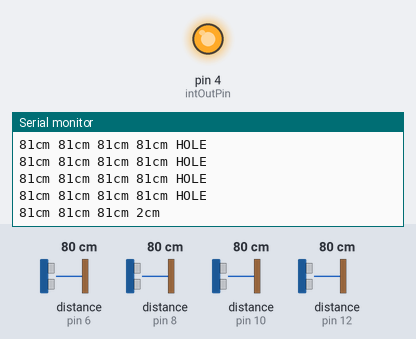
A sketch run on a simulated Arduino Uno, built with avr-gcc and run on an emulated ATmega328P. On the bench: output pins drawn as LEDs (lit = HIGH), the last lines printed to the serial monitor. The test bench sets the inputs (shaded band); at power-on: distance to the obstacle (sensors on pin 6, pin 8, pin 10, pin 12) 80 cm. The echo pulse lasts 58.3 µs per cm.

Above: at 1.2 s.
1.3 s: distance to the obstacle (sensor on pin 6) set to 2 cm
At 1.58 s:
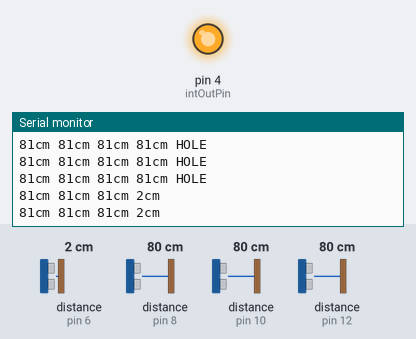
3.1 s: distance to the obstacle (sensor on pin 8) set to 2 cm
At 3.4 s:
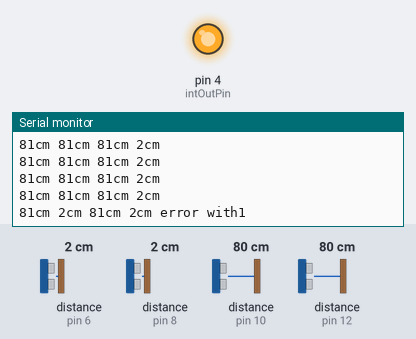

Measured:
- after the input at 1.3 s, the serial monitor: prints a new line after 0.11 s (image 1)
- after the input at 3.1 s, the serial monitor: prints a new line after 0.13 s (image 2)

The sketch:

sonar_arduino.ino
```cpp
#include "def.h"

void setup() {
    Serial.begin(57600);

    Wire.begin(2);
    Wire.onRequest(reqEvent);

    pinMode(intOutPin, OUTPUT);
    digitalWrite(intOutPin, HIGH);

    for (int i = 0; i < 4; i++)
        range_cm[i] = sonar[i].ping_cm();
}

void loop() {
    volatile uint8_t range_cm_old[4];

    for (int i = 0; i < 4; i++) {
        range_cm_old[i] = range_cm[i];
        range_cm[i] = sonar[i].ping_cm();
        Serial.print(range_cm[i]);
        Serial.print("cm ");
        delay(50);
    }

    if (range_cm[3] > 25) {
        Serial.println("HOLE");
        RANGE[3] = 1;
    } else {
        RANGE[3] = 0;

        for (int i = 0; i < 3; i++) {
            if (range_cm[i] < range_cm_collision && range_cm[i] > 0) {
                RANGE[i] = 1;
                Serial.print("error with");
                Serial.print(i);
            } else {
                RANGE[i] = 0;
            }
        }
    }

    if (RANGE[0] || RANGE[1] || RANGE[2] || RANGE[3])
        sendInt();

    delay(10);
    Serial.println();
}

void reqEvent(int bytes) {
    Wire.write(RANGE, 4);
}

void sendInt() {
    digitalWrite(intOutPin, LOW);
    delayMicroseconds(5);
    digitalWrite(intOutPin, HIGH);
}
```

def.h
```cpp
#ifndef _DEF_H_
#define _DEF_H_

#include <Wire.h>
#include <NewPing.h>

#define MAX_DISTANCE       100   // max distance to read
#define range_cm_collision 30    // obstacle range in cm

// Each sensor's trigger pin, echo pin, and max distance to ping
NewPing sonar[4] = {
    NewPing(9, 10, MAX_DISTANCE),
    NewPing(7, 8,  MAX_DISTANCE),
    NewPing(11,12, MAX_DISTANCE),
    NewPing(5, 6,  MAX_DISTANCE),
};

volatile uint8_t range_cm[4];      // true range to obstacles
char RANGE[4] = {0, 0, 0, 0};      // obstacle flags
#define intOutPin 4

// function prototypes
void reqEvent(int bytes);
void sendInt();

#endif
```
